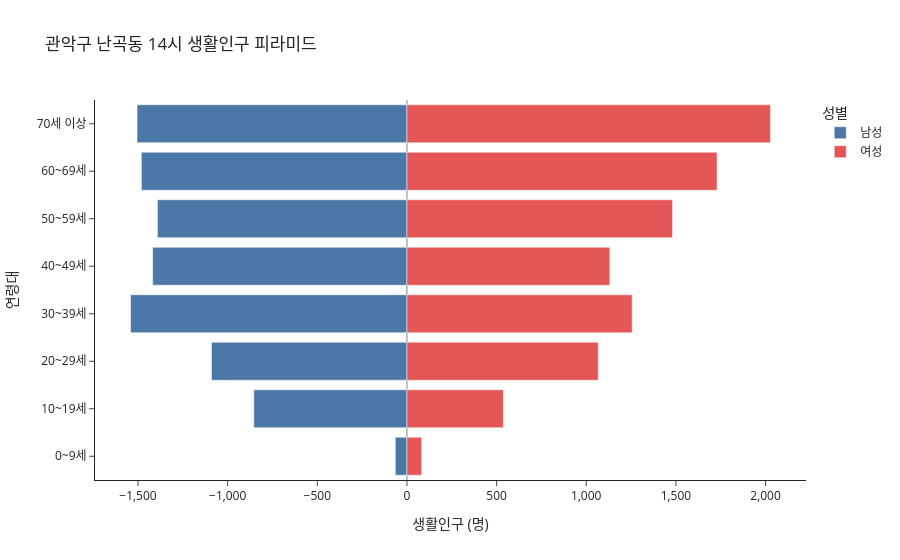

The notebook cell saved with this chart:
### Code cell
fig = plot_population_pyramid(
    SPOP_2025_ADM_age_mid,
    gu_name='관악구',
    dong_name='난곡동',
    hour=14
)

fig.show()
fig.write_html("html/2_2.html")

### Figure 1 — Plotly figure (JSON) as saved in the notebook; plotly's stock layout.template omitted (floating-point values rounded to 4 significant figures)
{"data": [{"hovertemplate": "성별=남성<br>생활인구 (명)=%{x}<br>연령대=%{y}<extra></extra>", "legendgroup": "남성", "marker": {"color": "#4C78A8", "pattern": {"shape": ""}}, "name": "남성", "orientation": "h", "showlegend": true, "textposition": "auto", "type": "bar", "x": [-64.94, -853.9, -1090.0, -1541.0, -1418.0, -1392.0, -1481.0, -1505.0], "xaxis": "x", "y": ["0~9세", "10~19세", "20~29세", "30~39세", "40~49세", "50~59세", "60~69세", "70세 이상"], "yaxis": "y"}, {"hovertemplate": "성별=여성<br>생활인구 (명)=%{x}<br>연령대=%{y}<extra></extra>", "legendgroup": "여성", "marker": {"color": "#E45756", "pattern": {"shape": ""}}, "name": "여성", "orientation": "h", "showlegend": true, "textposition": "auto", "type": "bar", "x": [82.5, 537.8, 1067.0, 1256.0, 1132.0, 1481.0, 1729.0, 2027.0], "xaxis": "x", "y": ["0~9세", "10~19세", "20~29세", "30~39세", "40~49세", "50~59세", "60~69세", "70세 이상"], "yaxis": "y"}], "layout": {"barmode": "relative", "legend": {"title": {"text": "성별"}, "tracegroupgap": 0}, "title": {"text": "관악구 난곡동 14시 생활인구 피라미드"}, "xaxis": {"anchor": "y", "domain": [0, 1], "tickformat": ",.0f", "title": {"text": "생활인구 (명)"}, "zeroline": true, "zerolinecolor": "gray"}, "yaxis": {"anchor": "x", "categoryarray": ["0~9세", "10~19세", "20~29세", "30~39세", "40~49세", "50~59세", "60~69세", "70세 이상"], "categoryorder": "array", "domain": [0, 1], "title": {"text": "연령대"}}}}
